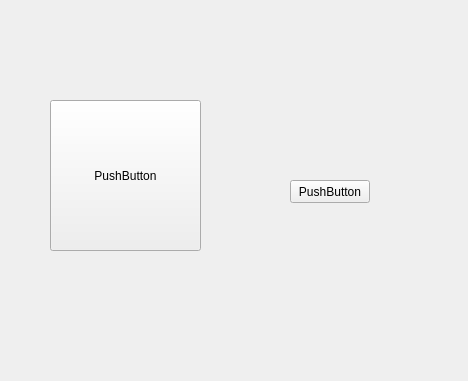
<?xml version="1.0" encoding="UTF-8"?>
<ui version="4.0">
 <class>Form</class>
 <widget class="QWidget" name="Form">
  <property name="geometry">
   <rect>
    <x>0</x>
    <y>0</y>
    <width>468</width>
    <height>381</height>
   </rect>
  </property>
  <property name="windowTitle">
   <string>Form</string>
  </property>
  <widget class="CMyButton" name="pushButton">
   <property name="geometry">
    <rect>
     <x>50</x>
     <y>100</y>
     <width>151</width>
     <height>151</height>
    </rect>
   </property>
   <property name="text">
    <string>PushButton</string>
   </property>
  </widget>
  <widget class="QPushButton" name="pushButton_2">
   <property name="geometry">
    <rect>
     <x>290</x>
     <y>180</y>
     <width>80</width>
     <height>23</height>
    </rect>
   </property>
   <property name="text">
    <string>PushButton</string>
   </property>
  </widget>
 </widget>
 <customwidgets>
  <customwidget>
   <class>CMyButton</class>
   <extends>QPushButton</extends>
   <header>cmybutton.h</header>
  </customwidget>
 </customwidgets>
 <resources/>
 <connections/>
</ui>
